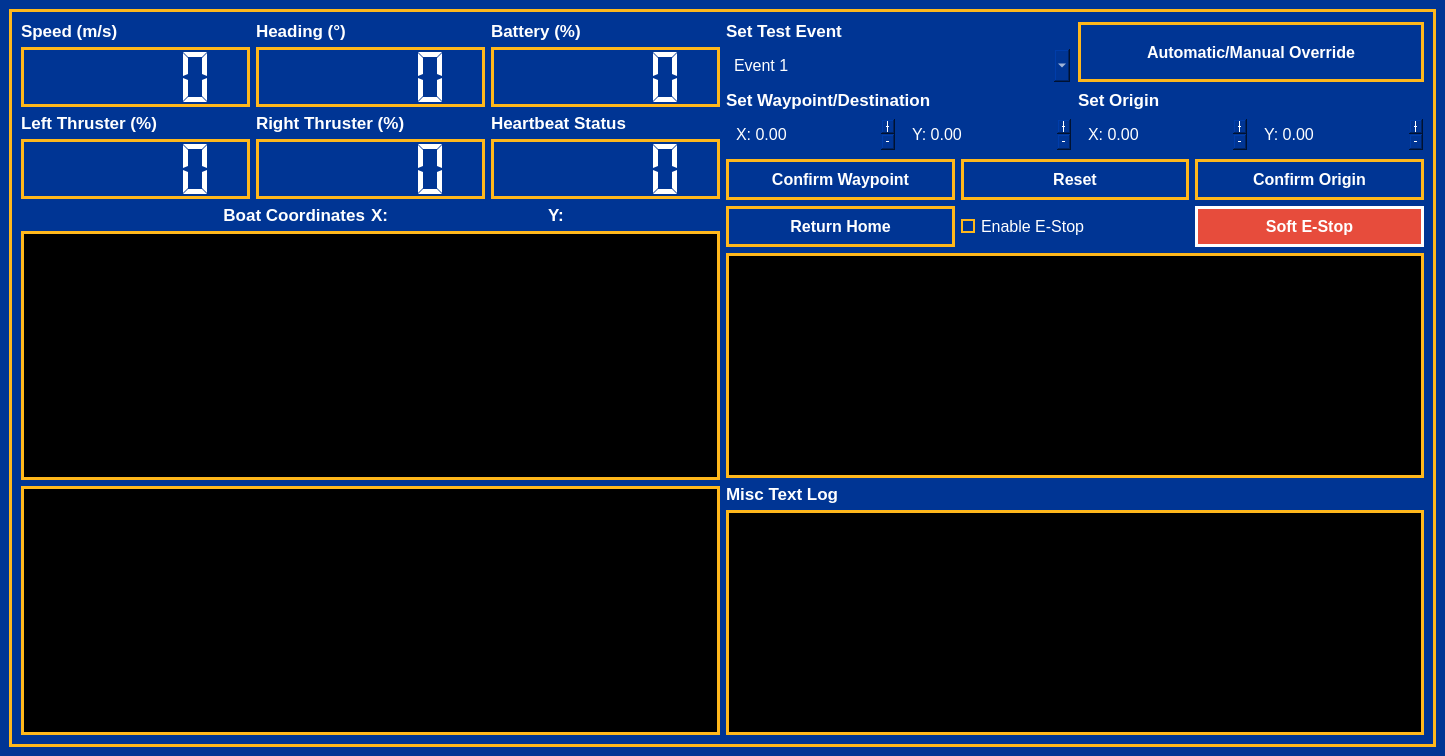
<?xml version="1.0" encoding="UTF-8"?>
<ui version="4.0">
 <class>BaseStationDashboard</class>
 <widget class="QMainWindow" name="BaseStationDashboard">
  <property name="geometry">
   <rect>
    <x>0</x>
    <y>0</y>
    <width>1445</width>
    <height>756</height>
   </rect>
  </property>
  <property name="sizePolicy">
   <sizepolicy hsizetype="Preferred" vsizetype="Preferred">
    <horstretch>0</horstretch>
    <verstretch>0</verstretch>
   </sizepolicy>
  </property>
  <property name="windowTitle">
   <string>SeaWeed Base Station</string>
  </property>
  <property name="layoutDirection">
   <enum>Qt::LayoutDirection::LeftToRight</enum>
  </property>
  <property name="styleSheet">
   <string notr="true">/* ============================================================================
   DASHBOARD - MINIMAL STYLING
   Keep all elements visible, just style colors and fonts
   ============================================================================ */

QMainWindow {
    background-color: #003594;
}

QWidget {
    background-color: #003594;
    color: #FFFFFF;
    font-size: 13pt;
    font-family: &quot;Segoe UI&quot;;
}

QFrame {
    background-color: #003594;
    border: 3px solid #FFB81C;
}

QLabel {
    color: #FFFFFF;
    background-color: transparent;
    font-size: 13pt;
    font-weight: bold;
	border: none;
}

/* Buttons */
QPushButton {
    background-color: #003594;
    color: #FFFFFF;
    border: 3px solid #FFB81C;
    padding: 8px 12px;
    font-size: 12pt;
    font-weight: bold;
}

QPushButton:hover {
    background-color: #001F50;
    border: 3px solid #FFFFFF;
}

QPushButton:pressed {
    background-color: #FFB81C;
    color: #003594;
}

/* E-Stop Button */
#soft_estop {
    background-color: #E74C3C;
    color: #FFFFFF;
    border: 3px solid #FFFFFF;
}

#soft_estop:hover {
    background-color: #C0392B;
}

#soft_estop:pressed {
    background-color: #FFFFFF;
    color: #E74C3C;
}

/* Spinbox */
QSpinBox, QDoubleSpinBox {
    color: #FFFFFF;
    border: 2px solid #003594;
    padding: 6px;
    font-size: 12pt;
}

QSpinBox:focus, QDoubleSpinBox:focus {
    border: 3px solid #FFB81C;
}

/* Combo Box - MINIMAL */
QComboBox {
    color: #FFFFFF;
    border: 2px solid #003594;
    padding: 6px;
    font-size: 12pt;
}

QComboBox:focus {
    border: 3px solid #FFB81C;
}

QComboBox QAbstractItemView {
    color: #FFFFFF;
    selection-background-color: #FFB81C;
    selection-color: #003594;
    font-size: 12pt;
}

/* Line Edit */
QLineEdit {
    color: #FFFFFF;
    border: 2px solid #003594;
    padding: 6px;
    font-size: 12pt;
}

QLineEdit:focus {
    border: 3px solid #FFB81C;
}

/* Text Browser - Black background */
QTextBrowser {
    background-color: #000000;
    color: #FFFFFF;
    border: 3px solid #FFB81C;
    font-size: 11pt;
}

/* Text Edit */
QTextEdit {
    background-color: #000000;
    color: #FFFFFF;
    border: 3px solid #FFB81C;
    font-size: 11pt;
}

/* Plain Text Edit */
QPlainTextEdit {
    background-color: #000000;
    color: #FFFFFF;
    border: 3px solid #FFB81C;
    font-size: 11pt;
}

/* Graphics View - Black for video */
QGraphicsView {
    background-color: #000000;
    border: 3px solid #FFB81C;
}

/* Checkboxes */
QCheckBox {
    color: #FFFFFF;
    font-size: 12pt;
}

QCheckBox::indicator {
    border: 2px solid #FFB81C;
    background: #003594;
}

QCheckBox::indicator:checked {
    background-color: #FFB81C;
}

/* Scroll Bars */
QScrollBar:vertical {
    background-color: #003594;
    width: 12px;
}

QScrollBar::handle:vertical {
    background-color: #FFB81C;
    border-radius: 6px;
}

QScrollBar::handle:vertical:hover {
    background-color: #FFFFFF;
}

QScrollBar:horizontal {
    background-color: #003594;
    height: 12px;
}

QScrollBar::handle:horizontal {
    background-color: #FFB81C;
    border-radius: 6px;
}

QScrollBar::handle:horizontal:hover {
    background-color: #FFFFFF;
}

/* Tabs */
QTabWidget::pane {
    border: 2px solid #FFB81C;
}

QTabBar::tab {
    background: #1A4D7F;
    color: #FFFFFF;
    padding: 6px 12px;
    border: 1px solid #FFB81C;
    font-size: 12pt;
}

QTabBar::tab:selected {
    background: #FFB81C;
    color: #003594;
    font-weight: bold;
}

/* Group Box */
QGroupBox {
    border: 2px solid #FFB81C;
    color: #FFB81C;
    font-size: 12pt;
    font-weight: bold;
}

QGroupBox::title {
    subcontrol-origin: margin;
    subcontrol-position: top center;
    padding: 0 5px;
    color: #FFB81C;
}

QPushButton:checked { background-color: #FFB81C; color: #003594; }</string>
  </property>
  <widget class="QWidget" name="central_widget">
   <property name="sizePolicy">
    <sizepolicy hsizetype="Preferred" vsizetype="Preferred">
     <horstretch>0</horstretch>
     <verstretch>0</verstretch>
    </sizepolicy>
   </property>
   <layout class="QHBoxLayout" name="horizontalLayout">
    <item>
     <widget class="QFrame" name="central_frame">
      <property name="frameShape">
       <enum>QFrame::Shape::StyledPanel</enum>
      </property>
      <property name="frameShadow">
       <enum>QFrame::Shadow::Raised</enum>
      </property>
      <layout class="QHBoxLayout" name="horizontalLayout_2">
       <item>
        <layout class="QVBoxLayout" name="left">
         <item>
          <layout class="QGridLayout" name="measurements_layout">
           <item row="0" column="1">
            <layout class="QVBoxLayout" name="heading_layout">
             <item>
              <widget class="QLabel" name="heading_label">
               <property name="text">
                <string>Heading (°)</string>
               </property>
              </widget>
             </item>
             <item>
              <widget class="QLCDNumber" name="heading">
               <property name="minimumSize">
                <size>
                 <width>0</width>
                 <height>60</height>
                </size>
               </property>
               <property name="segmentStyle">
                <enum>QLCDNumber::SegmentStyle::Flat</enum>
               </property>
              </widget>
             </item>
            </layout>
           </item>
           <item row="1" column="0">
            <layout class="QVBoxLayout" name="left_thruster_layout">
             <item>
              <widget class="QLabel" name="left_thruster_label">
               <property name="text">
                <string>Left Thruster (%)</string>
               </property>
              </widget>
             </item>
             <item>
              <widget class="QLCDNumber" name="left_thruster">
               <property name="minimumSize">
                <size>
                 <width>0</width>
                 <height>60</height>
                </size>
               </property>
               <property name="segmentStyle">
                <enum>QLCDNumber::SegmentStyle::Flat</enum>
               </property>
              </widget>
             </item>
            </layout>
           </item>
           <item row="0" column="2">
            <layout class="QVBoxLayout" name="battery_percentage_layout">
             <item>
              <widget class="QLabel" name="battery_percentage_label">
               <property name="text">
                <string>Battery (%)</string>
               </property>
              </widget>
             </item>
             <item>
              <widget class="QLCDNumber" name="battery">
               <property name="minimumSize">
                <size>
                 <width>0</width>
                 <height>60</height>
                </size>
               </property>
               <property name="segmentStyle">
                <enum>QLCDNumber::SegmentStyle::Flat</enum>
               </property>
              </widget>
             </item>
            </layout>
           </item>
           <item row="1" column="1">
            <layout class="QVBoxLayout" name="right_thruster_layout">
             <item>
              <widget class="QLabel" name="right_thruster_label">
               <property name="text">
                <string>Right Thruster (%)</string>
               </property>
              </widget>
             </item>
             <item>
              <widget class="QLCDNumber" name="right_thruster">
               <property name="minimumSize">
                <size>
                 <width>0</width>
                 <height>60</height>
                </size>
               </property>
               <property name="segmentStyle">
                <enum>QLCDNumber::SegmentStyle::Flat</enum>
               </property>
              </widget>
             </item>
            </layout>
           </item>
           <item row="1" column="2">
            <layout class="QVBoxLayout" name="heartbeat_status_layout">
             <item>
              <widget class="QLabel" name="heartbeat_label">
               <property name="text">
                <string>Heartbeat Status</string>
               </property>
              </widget>
             </item>
             <item>
              <widget class="QLCDNumber" name="heartbeat">
               <property name="minimumSize">
                <size>
                 <width>0</width>
                 <height>60</height>
                </size>
               </property>
               <property name="segmentStyle">
                <enum>QLCDNumber::SegmentStyle::Flat</enum>
               </property>
              </widget>
             </item>
            </layout>
           </item>
           <item row="0" column="0">
            <layout class="QVBoxLayout" name="speed_layout">
             <item>
              <widget class="QLabel" name="speed_label">
               <property name="frameShape">
                <enum>QFrame::Shape::NoFrame</enum>
               </property>
               <property name="frameShadow">
                <enum>QFrame::Shadow::Plain</enum>
               </property>
               <property name="text">
                <string>Speed (m/s)</string>
               </property>
              </widget>
             </item>
             <item>
              <widget class="QLCDNumber" name="speed">
               <property name="minimumSize">
                <size>
                 <width>0</width>
                 <height>60</height>
                </size>
               </property>
               <property name="font">
                <font>
                 <family>Segoe UI</family>
                 <pointsize>13</pointsize>
                 <bold>false</bold>
                </font>
               </property>
               <property name="segmentStyle">
                <enum>QLCDNumber::SegmentStyle::Flat</enum>
               </property>
              </widget>
             </item>
            </layout>
           </item>
          </layout>
         </item>
         <item>
          <layout class="QHBoxLayout" name="boat_coordinates_layout" stretch="2,1,1">
           <item>
            <widget class="QLabel" name="boat_coordinates_label">
             <property name="text">
              <string>Boat Coordinates</string>
             </property>
             <property name="alignment">
              <set>Qt::AlignmentFlag::AlignRight|Qt::AlignmentFlag::AlignTrailing|Qt::AlignmentFlag::AlignVCenter</set>
             </property>
            </widget>
           </item>
           <item>
            <widget class="QLabel" name="x_coordinates">
             <property name="text">
              <string>X: </string>
             </property>
             <property name="alignment">
              <set>Qt::AlignmentFlag::AlignLeading|Qt::AlignmentFlag::AlignLeft|Qt::AlignmentFlag::AlignVCenter</set>
             </property>
            </widget>
           </item>
           <item>
            <widget class="QLabel" name="y_coordinates">
             <property name="text">
              <string>Y: </string>
             </property>
            </widget>
           </item>
          </layout>
         </item>
         <item>
          <widget class="QGraphicsView" name="boat_map"/>
         </item>
         <item>
          <widget class="QGraphicsView" name="live_camera_feed">
           <property name="sizePolicy">
            <sizepolicy hsizetype="Expanding" vsizetype="Expanding">
             <horstretch>0</horstretch>
             <verstretch>0</verstretch>
            </sizepolicy>
           </property>
          </widget>
         </item>
        </layout>
       </item>
       <item>
        <layout class="QVBoxLayout" name="right" stretch="0,0,0,0,0,0">
         <item>
          <layout class="QGridLayout" name="top_right" columnstretch="0,0">
           <item row="0" column="1">
            <widget class="QPushButton" name="manual_override">
             <property name="sizePolicy">
              <sizepolicy hsizetype="Preferred" vsizetype="Fixed">
               <horstretch>0</horstretch>
               <verstretch>0</verstretch>
              </sizepolicy>
             </property>
             <property name="minimumSize">
              <size>
               <width>40</width>
               <height>60</height>
              </size>
             </property>
             <property name="styleSheet">
              <string notr="true"/>
             </property>
             <property name="text">
              <string>Automatic/Manual Override</string>
             </property>
             <property name="checkable">
              <bool>true</bool>
             </property>
            </widget>
           </item>
           <item row="0" column="0">
            <layout class="QVBoxLayout" name="set_test_layout_label">
             <item>
              <widget class="QLabel" name="set_test_event_label">
               <property name="text">
                <string>Set Test Event</string>
               </property>
              </widget>
             </item>
             <item>
              <widget class="QComboBox" name="test_event">
               <property name="sizePolicy">
                <sizepolicy hsizetype="Preferred" vsizetype="Preferred">
                 <horstretch>0</horstretch>
                 <verstretch>0</verstretch>
                </sizepolicy>
               </property>
               <property name="editable">
                <bool>false</bool>
               </property>
               <property name="currentText">
                <string>Event 1</string>
               </property>
               <property name="maxCount">
                <number>10</number>
               </property>
               <property name="insertPolicy">
                <enum>QComboBox::InsertPolicy::InsertAtTop</enum>
               </property>
               <property name="minimumContentsLength">
                <number>5</number>
               </property>
               <property name="modelColumn">
                <number>0</number>
               </property>
               <item>
                <property name="text">
                 <string>Event 1</string>
                </property>
               </item>
               <item>
                <property name="text">
                 <string>Event 2</string>
                </property>
               </item>
               <item>
                <property name="text">
                 <string>Event 3</string>
                </property>
               </item>
               <item>
                <property name="text">
                 <string>Event 4</string>
                </property>
               </item>
               <item>
                <property name="text">
                 <string>Event 5</string>
                </property>
               </item>
              </widget>
             </item>
            </layout>
           </item>
           <item row="1" column="1">
            <layout class="QVBoxLayout" name="verticalLayout_4">
             <item>
              <widget class="QLabel" name="set_origin_label">
               <property name="text">
                <string>Set Origin</string>
               </property>
              </widget>
             </item>
             <item>
              <layout class="QHBoxLayout" name="horizontalLayout_6">
               <item>
                <widget class="QDoubleSpinBox" name="set_origin_x">
                 <property name="buttonSymbols">
                  <enum>QAbstractSpinBox::ButtonSymbols::PlusMinus</enum>
                 </property>
                 <property name="prefix">
                  <string>X: </string>
                 </property>
                 <property name="minimum">
                  <double>-10000.000000000000000</double>
                 </property>
                 <property name="maximum">
                  <double>10000.000000000000000</double>
                 </property>
                </widget>
               </item>
               <item>
                <widget class="QDoubleSpinBox" name="set_origin_y">
                 <property name="buttonSymbols">
                  <enum>QAbstractSpinBox::ButtonSymbols::PlusMinus</enum>
                 </property>
                 <property name="prefix">
                  <string>Y: </string>
                 </property>
                 <property name="minimum">
                  <double>-10000.000000000000000</double>
                 </property>
                 <property name="maximum">
                  <double>10000.000000000000000</double>
                 </property>
                </widget>
               </item>
              </layout>
             </item>
            </layout>
           </item>
           <item row="1" column="0">
            <layout class="QVBoxLayout" name="set_waypoint">
             <item>
              <widget class="QLabel" name="set_waypoint_label">
               <property name="text">
                <string>Set Waypoint/Destination</string>
               </property>
              </widget>
             </item>
             <item>
              <layout class="QHBoxLayout" name="horizontalLayout_4">
               <item>
                <widget class="QDoubleSpinBox" name="set_waypoint_x">
                 <property name="buttonSymbols">
                  <enum>QAbstractSpinBox::ButtonSymbols::PlusMinus</enum>
                 </property>
                 <property name="prefix">
                  <string>X: </string>
                 </property>
                 <property name="minimum">
                  <double>-10000.000000000000000</double>
                 </property>
                 <property name="maximum">
                  <double>10000.000000000000000</double>
                 </property>
                </widget>
               </item>
               <item>
                <widget class="QDoubleSpinBox" name="set_waypoint_y">
                 <property name="buttonSymbols">
                  <enum>QAbstractSpinBox::ButtonSymbols::PlusMinus</enum>
                 </property>
                 <property name="prefix">
                  <string>Y: </string>
                 </property>
                 <property name="minimum">
                  <double>-10000.000000000000000</double>
                 </property>
                 <property name="maximum">
                  <double>10000.000000000000000</double>
                 </property>
                </widget>
               </item>
              </layout>
             </item>
            </layout>
           </item>
          </layout>
         </item>
         <item>
          <layout class="QHBoxLayout" name="send_coordinates_reset">
           <item>
            <widget class="QPushButton" name="confirm_waypoint">
             <property name="text">
              <string>Confirm Waypoint</string>
             </property>
            </widget>
           </item>
           <item>
            <widget class="QPushButton" name="reset">
             <property name="text">
              <string>Reset</string>
             </property>
            </widget>
           </item>
           <item>
            <widget class="QPushButton" name="confirm_origin">
             <property name="text">
              <string>Confirm Origin</string>
             </property>
            </widget>
           </item>
          </layout>
         </item>
         <item>
          <layout class="QHBoxLayout" name="middle_right">
           <item>
            <widget class="QPushButton" name="return_home">
             <property name="text">
              <string>Return Home</string>
             </property>
            </widget>
           </item>
           <item>
            <widget class="QCheckBox" name="enable_estop">
             <property name="layoutDirection">
              <enum>Qt::LayoutDirection::LeftToRight</enum>
             </property>
             <property name="text">
              <string>Enable E-Stop</string>
             </property>
            </widget>
           </item>
           <item>
            <widget class="QPushButton" name="soft_estop">
             <property name="autoFillBackground">
              <bool>false</bool>
             </property>
             <property name="styleSheet">
              <string notr="true"/>
             </property>
             <property name="text">
              <string>Soft E-Stop</string>
             </property>
            </widget>
           </item>
          </layout>
         </item>
         <item>
          <widget class="QPlainTextEdit" name="terminal_console"/>
         </item>
         <item>
          <widget class="QLabel" name="MiscTextLabel">
           <property name="text">
            <string>Misc Text Log</string>
           </property>
          </widget>
         </item>
         <item>
          <widget class="QTextBrowser" name="misc_text_log"/>
         </item>
        </layout>
       </item>
      </layout>
     </widget>
    </item>
   </layout>
  </widget>
 </widget>
 <resources/>
 <connections/>
</ui>
